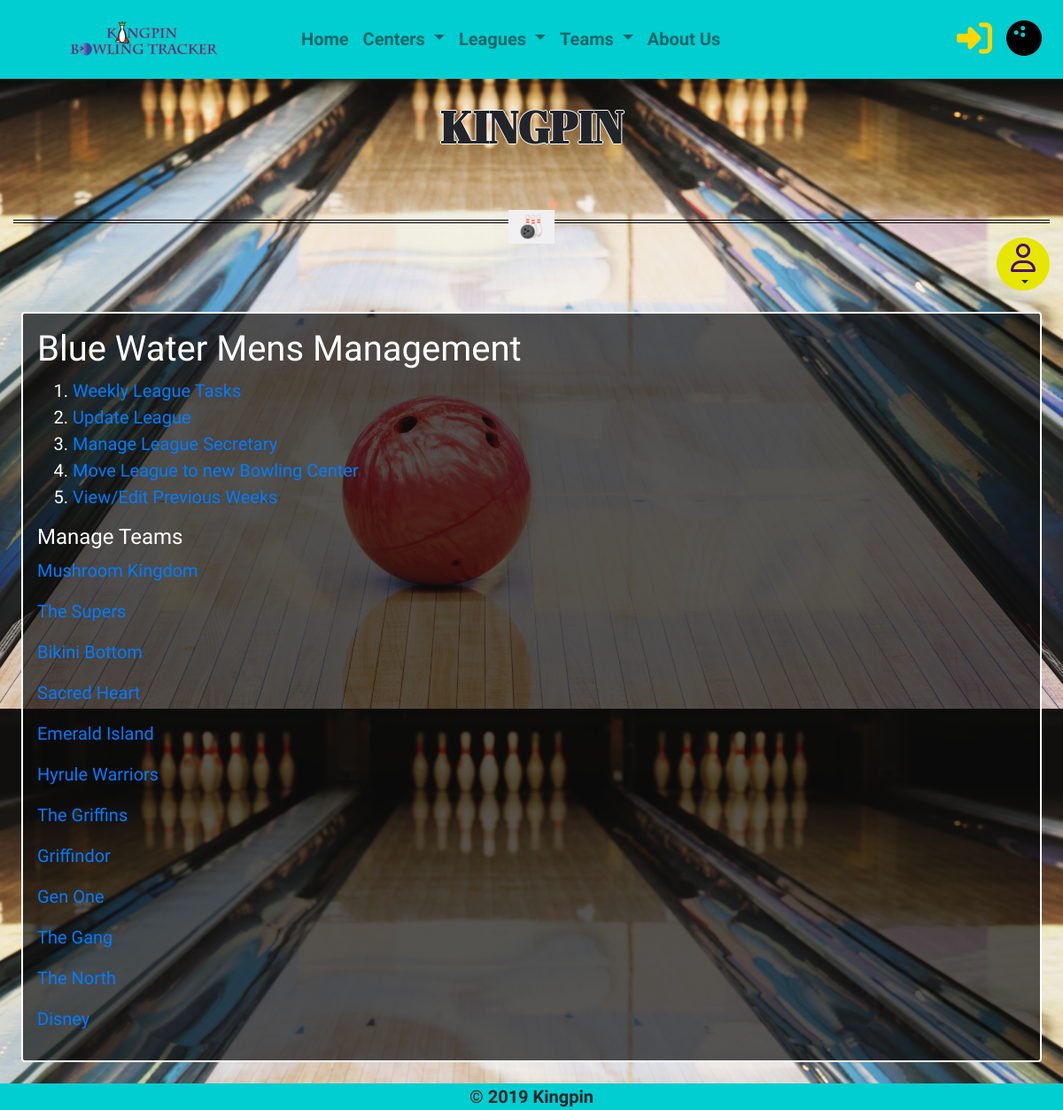
Screenshot of /kpbt/The Voyageur/Blue Water Mens/manage/ with the database file from the repository.
### kptracker_serv/kpbt/leagues/models.py (models this page shows, shortened)
class League(models.Model):
	bowling_center = models.ForeignKey('BowlingCenter', on_delete=models.SET_NULL, null=True,
		related_name='leagues', verbose_name=('bowling center'))
	bowlers = models.ManyToManyField('BowlerProfile', through='LeagueBowler')
	secretary = models.OneToOneField(User, on_delete=models.SET_NULL, null=True)
	name = models.CharField(max_length=32)
	current_week = models.PositiveSmallIntegerField(default=1)
	week_pointer = models.PositiveSmallIntegerField(default=1)

### kptracker_serv/kpbt/teams/models.py (models this page shows, shortened)
class Team(models.Model):
	league = models.ForeignKey('League', on_delete=models.CASCADE,
		related_name = 'teams', verbose_name = 'league')
	number = models.PositiveSmallIntegerField()
	name = models.CharField(max_length=32, default="")
	total_pinfall = models.PositiveSmallIntegerField(default=0)
	total_handicap_pins = models.PositiveIntegerField(default=0)
	total_scratch_pins = models.PositiveIntegerField(default=0)
	team_points_won = models.PositiveSmallIntegerField(default=0)
	team_points_lost = models.PositiveIntegerField(default=0)
	roster = models.ManyToManyField(BowlerProfile, through='TeamRoster')

### kptracker_serv/kpbt/leagues/views.py (the view)
# urls.py: path('', views.manage_league, name='manage-league'),
def manage_league(request, center_name="", league_name=""):
	league = get_object_or_404(League, bowling_center__name=center_name, name=league_name)
	teams = Team.objects.filter(league=league)
	return render(request, 'leagues/manage/manage_league.html', {'league' : league, 'teams' : teams})

### kptracker_serv/templates/kpbt/leagues/manage/manage_league.html (shortened to what this page needs)
{% extends 'index.html' %}
{% block page_content %}
<div class="text-white">
<h1> {{ league.name }} Management</h1>
<ol>
    <li><a href="{% url 'league-view-weekly-tasks' league.bowling_center.name league.name %}">Weekly League Tasks</a></li>
    <li><a href="{% url 'update-league' league.bowling_center.name league.name %}"> Update League</a></li>
    <li><a href="{% url 'update-league-secretary' league.bowling_center.name league.name %}"> Manage League Secretary</a> </li>
    <li><a href="{% url 'move-league' league.bowling_center.name league.name %}"> Move League to new Bowling Center</a></li>
    <li><a href="{% url 'set-week' league.bowling_center.name league.name %}">View/Edit Previous Weeks</a></li>
</ol>
<h4> Manage Teams</h4>
    {% for team in teams %}
    <p><a href="{% url 'manage-team' league.bowling_center.name league.name team.name %}"> {{ team.name }}</a></p>
    {% endfor %}
{% endblock %}

### kptracker_serv/kpbt/static/css/styles.css (style rules this page uses)
html, body { height: 100%; }
body { font-family: 'Arimo', sans-serif; margin: 0; padding: 0; font-size: 1.25rem; line-height: 1.5; background: #3ab59c; background: url("../images/bowling_ball_down_lane-bg.jpg") 25% 25%; background-size: cover; }

### rows the page displays
League: name "Blue Water Mens"
Team: name "Mushroom Kingdom"
Team: name "The Supers"
Team: name "Bikini Bottom"
Team: name "Sacred Heart"
Team: name "Emerald Island"
Team: name "Hyrule Warriors"
Team: name "The Griffins"
Team: name "Griffindor"
Team: name "Gen One"
Team: name "The Gang"
Team: name "The North"
Team: name "Disney"
